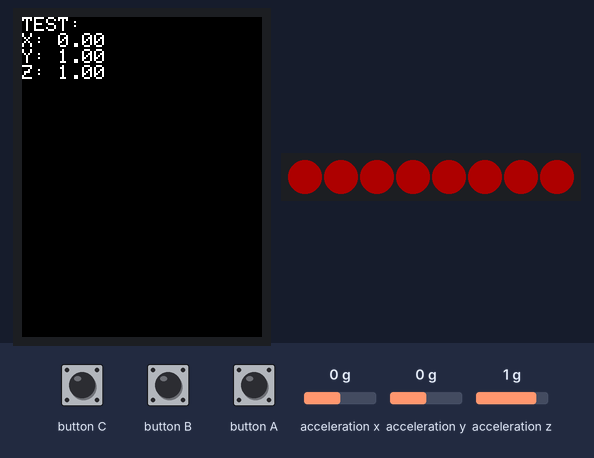
A program run on a simulated ESP32-S3. Shown: 240×320 colour display, 8 RGB LEDs in strip order, left to right. The inputs (shaded band) are chosen by the test bench; at power-on: acceleration y 0 g, acceleration x 0 g, acceleration z 1 g. Dim RGB values are drawn brighter than linear; what the program prints to the serial monitor is not drawn.

Above: at 2.3 s.
2.4 s: acceleration y set to -1.4 g
At 3.7 s:
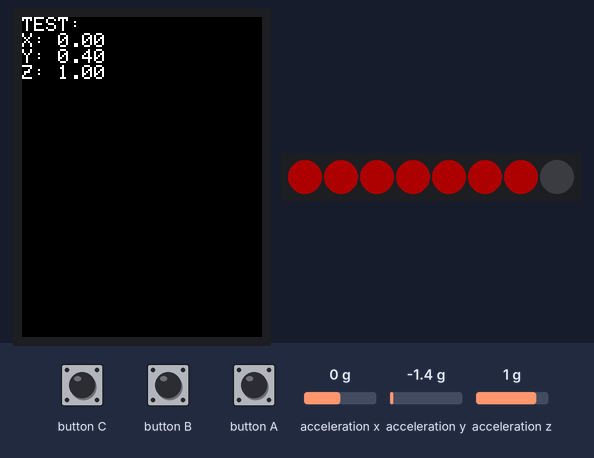
4.0 s: acceleration y set to 0.8 g
At 4.8 s:
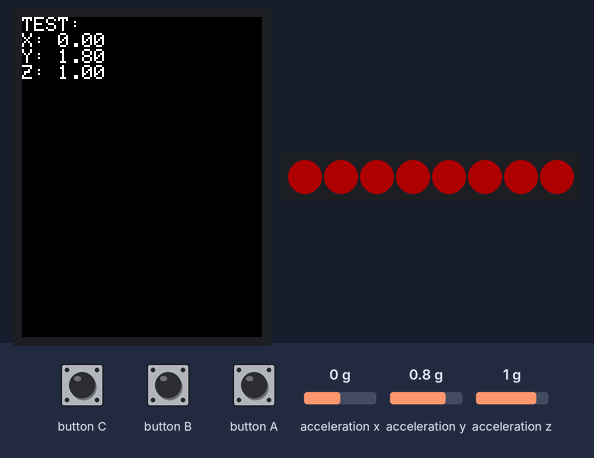
7.0 s: acceleration y set to -0.8 g
At 8.5 s:
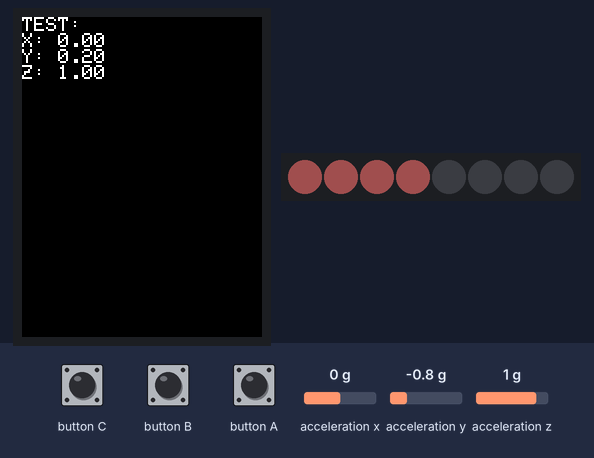
10.0 s: acceleration y set to 1.4 g
At 10.9 s:
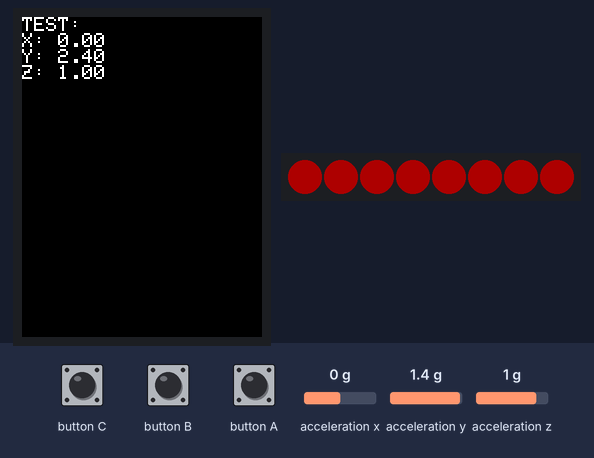
13.0 s: acceleration y set to -1.4 g
At 14.7 s:
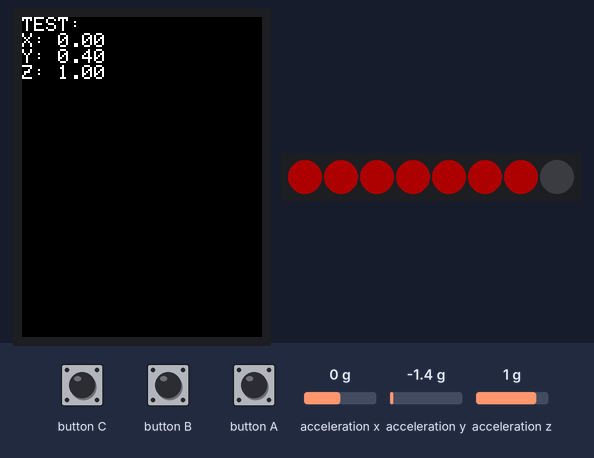
16.0 s: button C pressed for 1 s
Timing chart, 0 to 19.0 s (numbered marks = the images above; inputs shaded):
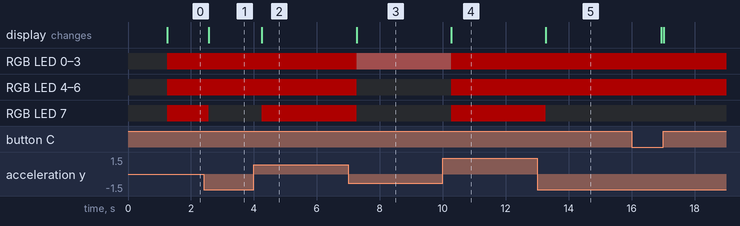

The program:

main.cpp
```cpp
// #define ARDUINO_USB_CDC_ON_BOOT 1
#define ARDUINO_USB_MODE 1

#include <Adafruit_NeoPixel.h>
#include <M5Unified.h>

#define PIN 8
#define NUMPIXELS 8

#define DELAYVAL 500

Adafruit_NeoPixel pixels(NUMPIXELS, PIN, NEO_GRB + NEO_KHZ800);

float gx = 0.0, gy = -1.0, gz = 0.0;

void setup() {
  auto cfg = M5.config();
  cfg.serial_baudrate = 115200;
  M5.begin(cfg);

  M5.Display.setRotation(2);
  M5.Imu.begin();

  M5.Display.setTextSize(2);
  M5.Display.println("IMU Data Reader");
  M5.Display.println("Starting...");

  pixels.begin();
  pixels.setBrightness(50);

  delay(1000);
}

uint32_t getColor(float value) {
  value = constrain(value, 0.0, 1.0);

  int r, g, b;

  if (value < 0.3) {
    float t = value / 0.3;
    r = (int)(255 * t);
    g = (int)(255 * (1.0 - t));
    b = (int)(255 * (1.0 - t));
  } else {
    r = 255;
    g = 0;
    b = 0;
  }

  return pixels.Color(r, g, b);
}

void loop() {
  float accX = 0.0F;
  float accY = 0.0F;
  float accZ = 0.0F;

  M5.Imu.getAccel(&accX, &accY, &accZ);

  // from 0 to 1

  float ax = fabs(accX - gx);
  float ay = fabs(accY - gy);
  float az = fabs(accZ - gz);

  float scaledValue = ay / 0.4;
  scaledValue = constrain(scaledValue, 0.0, 1.0);
  int numLeds = (int)(scaledValue * (NUMPIXELS - 1)) + 1;

  uint32_t color = getColor(ay);

  pixels.clear();
  for (int i = 0; i < numLeds; i++) {
    pixels.setPixelColor(i, color);
  }
  pixels.show();

  M5.Display.clear();
  M5.Display.setCursor(0, 0);
  M5.Display.printf("TEST:\n");

  M5.Display.printf("X: %.2f\n", ax);
  M5.Display.printf("Y: %.2f\n", ay);
  M5.Display.printf("Z: %.2f\n", az);

  Serial.printf("%.2f, %.2f, %.2f\n", ax, ay, az);

  M5.update();
  delay(100);
}
```

Measured:
- after the input at 2.4 s, the display: changes after 0.16 s (image 1)
- after the input at 4.0 s, the display: changes after 0.25 s (image 2)
- after the input at 7.0 s, the display: changes after 0.26 s (image 3)
- after the input at 10.0 s, the display: changes after 0.27 s (image 4)
- after the input at 13.0 s, RGB LED 7: RGB(50, 0, 0) → off after 0.27 s; the display: changes after 0.27 s (image 5)
